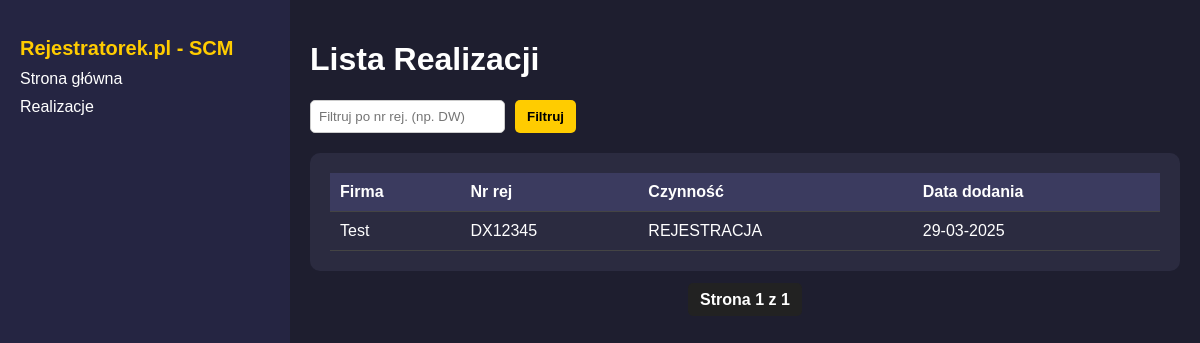
/realizacje/, run on an earlier commit of the app's database.
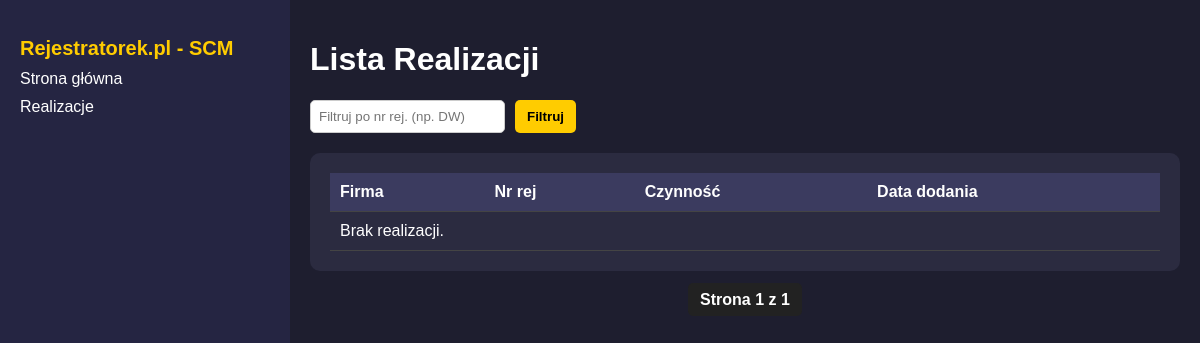
And on a later commit of the database.
### rej_app/models.py (models this page shows, shortened)
class Realizacja(models.Model):
    rejestrator = models.ForeignKey(Rejestrator, on_delete=models.CASCADE, null=True)
    numer_rejestracyjny = models.CharField(max_length=50)
    numer_umowy = models.CharField(max_length=50)
    rodzaj_sprawy = models.CharField(max_length=100)
    grupa_spraw = models.CharField(max_length=100)
    data_dodania = models.DateTimeField(auto_now_add=True)
    class Meta:
        unique_together = [
            ['numer_rejestracyjny', 'rejestrator', 'rodzaj_sprawy']
    ]

class Rejestrator(models.Model):
    numer_rejestracyjny = models.CharField(max_length=50)
    rejestrator = models.CharField(max_length=100)
    miasto = models.CharField(max_length=100)
    email = models.CharField(max_length=500)
    telefon = models.CharField(max_length=100)
    adres = models.CharField(max_length=300)
    def __str__(self):
        return self.rejestrator

### rej_app/views.py (the view)
# urls.py: path("realizacje/", realizacje_lista, name="realizacje_lista"),
def realizacje_lista(request):
    filter_value = request.GET.get("filter", "").upper()
    realizacje = Realizacja.objects.all().order_by("numer_rejestracyjny")
    if filter_value:
        realizacje = realizacje.filter(numer_rejestracyjny__startswith=filter_value)
    paginator = Paginator(realizacje, 10)
    page_number = request.GET.get("page")
    realizacje_page = paginator.get_page(page_number)
    return render(request, "realizacje.html", {"realizacje": realizacje_page, "filter_value": filter_value})

### rej_app/templates/realizacje.html (shortened to what this page needs)
{% load static %}
<!DOCTYPE html>
<html lang="pl">
<head>
    <link rel="stylesheet" href="{% static 'css/style.css' %}">
</head>
<body>
    <div class="container">
        <div class="sidebar">
            <h2>Rejestratorek.pl - SCM</h2>
            <a href="{% url 'sprawdz_formularz' %}">Strona główna</a>
            <a href="{% url 'realizacje_lista' %}" class="active">Realizacje</a>
        </div>
        <div class="content">
            <h1>Lista Realizacji</h1>
            <form method="get" class="filter-form">
                <input type="text" name="filter" placeholder="Filtruj po nr rej. (np. DW)" value="{{ request.GET.filter }}">
                <button type="submit">Filtruj</button>
            </form>
            <div class="table-container">
                <table>
                    <thead>
                        <tr>
                            <th>Firma</th>
                            <th>Nr rej</th>
                            <th>Czynność</th>
                            <th>Data dodania</th>
                        </tr>
                    </thead>
                    <tbody>
                        {% for r in realizacje %}
                        <tr>
                            <td>{{ r.rejestrator }}</td>
                            <td>{{ r.numer_rejestracyjny }}</td>
                            <td>{{ r.rodzaj_sprawy }}</td>
                            <td>{{ r.data_dodania|date:"d-m-Y" }}</td>
                        </tr>
                        {% empty %}
                        <tr><td colspan="4">Brak realizacji.</td></tr>
                        {% endfor %}
                    </tbody>
                </table>
            </div>
            <div class="pagination">
                <span>Strona {{ realizacje.number }} z {{ realizacje.paginator.num_pages }}</span>
            </div>
        </div>
    </div>
</body>
</html>

What changed in the data, as far as the page shows it:
removed Realizacja: rejestrator "Test", numer_rejestracyjny "DX12345", rodzaj_sprawy "REJESTRACJA", data_dodania "29-03-2025"
Also different on the page:
text now shown: "Brak realizacji."
